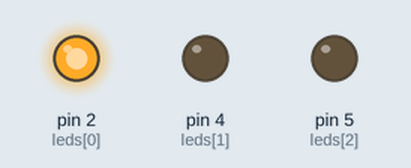
Recording of a sketch running on a simulated Arduino Uno, built with avr-gcc and run on an emulated ATmega328P. Shown: output pins drawn as LEDs (lit = HIGH).

Above: at 1.0 s.
At 3.0 s:
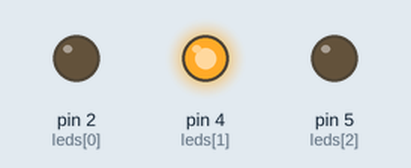
At 5.0 s:
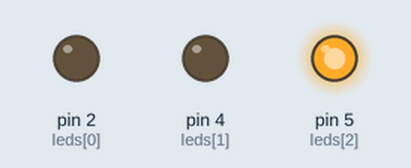
Timing chart, 0 to 7.8 s (numbered marks = the images above):
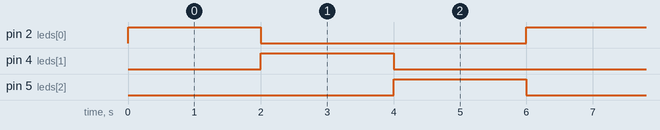

Measured:
- by itself, pin 2 (leds[0]), pin 4 (leds[1]), pin 5 (leds[2]): alternates HIGH for 2.0 s and LOW for 4.0 s
- by itself, everything shown: repeats every 6.0 s, in 4 steps

The sketch:

arduino.ino
```cpp
const int leds[] = {2,4,5};
const int numLeds = 3;

void setup() {
  // put your setup code here, to run once:
  for (int i = 0; i < numLeds; i++) {
    pinMode(leds[i], OUTPUT);
  }
}

void loop() {
  // put your main code here, to run repeatedly:
  for (int i = 0; i < numLeds; i++) {
    digitalWrite(leds[i],HIGH);
    delay(2000);
    digitalWrite(leds[i],LOW);
  }
}
```
